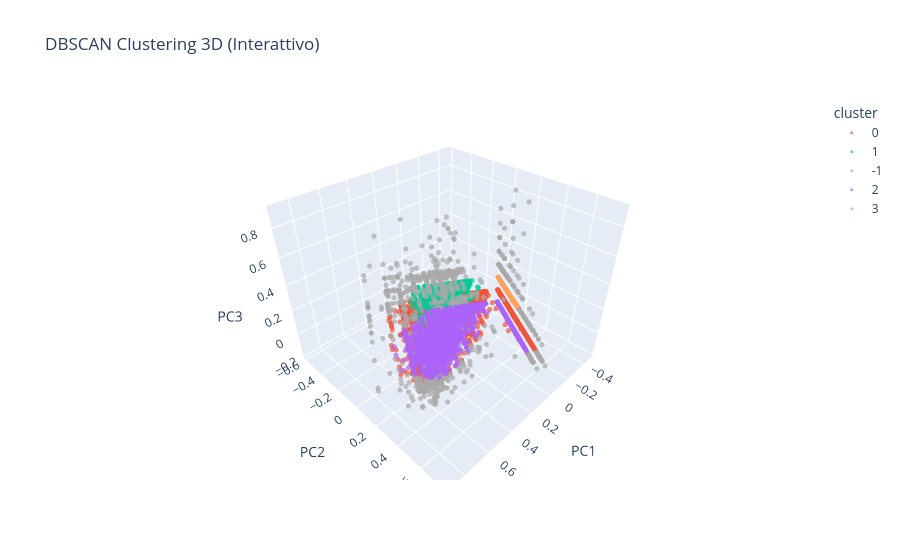

The notebook cell this image was saved under:
### Code cell
# DBScan

D = X_minmax.shape[1]
MinPts = 2 * D
k = MinPts

nn = NearestNeighbors(n_neighbors=k)
nn.fit(X_minmax)
distances, indices = nn.kneighbors(X_minmax)

k_distances = distances[:, k-1]
k_distances_sorted = np.sort(k_distances)
plt.plot(range(len(k_distances_sorted)), k_distances_sorted)
plt.title(f'Grafico K-distance (k = {k}) per DBSCAN')
plt.xlabel('Indice dei punti (ordinati per distanza)')
plt.ylabel(f'Distanza dal {k}-esimo vicino (Epsilon)')
plt.grid(True)
plt.show()


dbscan = DBSCAN(eps=0.1, min_samples=100)
dbscan.fit(X_minmax)

plot_df = pca_df.copy()
plot_df['cluster'] = dbscan.labels_.astype(str)

fig = px.scatter_3d(
    plot_df,
    x='PC1',
    y='PC2',
    z='PC3',
    color='cluster',  # Colora automaticamente in base alla colonna 'cluster'
    title='DBSCAN Clustering 3D (Interattivo)',

    # Mappa manuale per il rumore: assegna 'darkgrey' all'etichetta '-1'
    # Plotly assegnerà automaticamente colori vivaci agli altri cluster
    color_discrete_map={'-1': 'darkgrey'}
)

fig.update_traces(
    marker=dict(size=3, opacity=0.7),  # Imposta dimensione e opacità
    selector=dict(mode='markers')
)

fig.show()

### Figure 1 — Plotly figure (JSON) as saved in the notebook; plotly's stock layout.template omitted (floating-point values rounded to 4 significant figures; data arrays with more than 128 entries replaced by an {"elided": "..."} marker saying what was removed)
{"data": [{"hovertemplate": "cluster=0<br>PC1=%{x}<br>PC2=%{y}<br>PC3=%{z}<extra></extra>", "legendgroup": "0", "marker": {"color": "#EF553B", "opacity": 0.7, "size": 3, "symbol": "circle"}, "mode": "markers", "name": "0", "scene": "scene", "showlegend": true, "type": "scatter3d", "x": {"elided": "11445 float values"}, "y": {"elided": "11445 float values"}, "z": {"elided": "11445 float values"}}, {"hovertemplate": "cluster=1<br>PC1=%{x}<br>PC2=%{y}<br>PC3=%{z}<extra></extra>", "legendgroup": "1", "marker": {"color": "#00cc96", "opacity": 0.7, "size": 3, "symbol": "circle"}, "mode": "markers", "name": "1", "scene": "scene", "showlegend": true, "type": "scatter3d", "x": {"elided": "1216 float values"}, "y": {"elided": "1216 float values"}, "z": {"elided": "1216 float values"}}, {"hovertemplate": "cluster=-1<br>PC1=%{x}<br>PC2=%{y}<br>PC3=%{z}<extra></extra>", "legendgroup": "-1", "marker": {"color": "darkgrey", "opacity": 0.7, "size": 3, "symbol": "circle"}, "mode": "markers", "name": "-1", "scene": "scene", "showlegend": true, "type": "scatter3d", "x": {"elided": "1399 float values"}, "y": {"elided": "1399 float values"}, "z": {"elided": "1399 float values"}}, {"hovertemplate": "cluster=2<br>PC1=%{x}<br>PC2=%{y}<br>PC3=%{z}<extra></extra>", "legendgroup": "2", "marker": {"color": "#ab63fa", "opacity": 0.7, "size": 3, "symbol": "circle"}, "mode": "markers", "name": "2", "scene": "scene", "showlegend": true, "type": "scatter3d", "x": {"elided": "2651 float values"}, "y": {"elided": "2651 float values"}, "z": {"elided": "2651 float values"}}, {"hovertemplate": "cluster=3<br>PC1=%{x}<br>PC2=%{y}<br>PC3=%{z}<extra></extra>", "legendgroup": "3", "marker": {"color": "#FFA15A", "opacity": 0.7, "size": 3, "symbol": "circle"}, "mode": "markers", "name": "3", "scene": "scene", "showlegend": true, "type": "scatter3d", "x": {"elided": "540 float values"}, "y": {"elided": "540 float values"}, "z": {"elided": "540 float values"}}], "layout": {"legend": {"title": {"text": "cluster"}, "tracegroupgap": 0}, "scene": {"domain": {"x": [0, 1], "y": [0, 1]}, "xaxis": {"title": {"text": "PC1"}}, "yaxis": {"title": {"text": "PC2"}}, "zaxis": {"title": {"text": "PC3"}}}, "title": {"text": "DBSCAN Clustering 3D (Interattivo)"}}}
